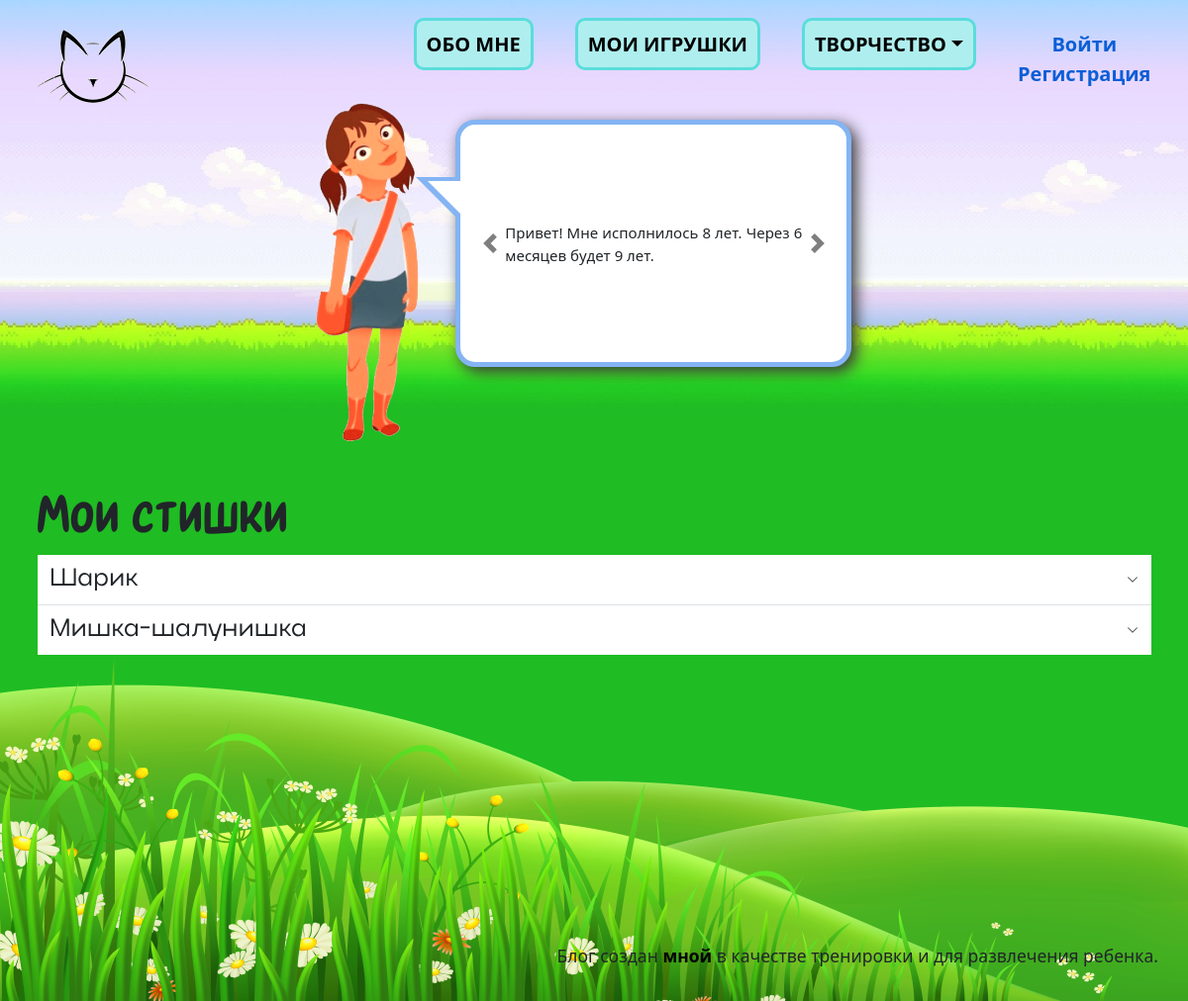
/poets/, run on the app's committed database.
### information/models.py (models this page shows, shortened)
class Info(models.Model):
    name = models.CharField(max_length=100, verbose_name='О чём информация')
    text = RichTextField(verbose_name='Текст')
    is_published = models.BooleanField(default=False, verbose_name='Опубликовано?')
    date_created = models.DateTimeField(auto_now_add=True)
    class Meta:
        verbose_name_plural='Информация'

### poets/models.py (models this page shows, shortened)
class Poets(models.Model):
    image = models.ForeignKey(Image, on_delete=models.SET_NULL, null=True, blank=True, verbose_name='Изображение')
    name = models.CharField(max_length=50, null=True, blank=True, verbose_name='Название')
    content = RichTextField(null=True, blank=True, verbose_name='Текст')
    is_published = models.BooleanField(default=False, verbose_name='Опубликовано?')
    date_poets = models.DateField(null=True, blank=True, verbose_name='Дата изготовления')
    date_created = models.DateTimeField(auto_now_add=True, null=True, verbose_name='Дата создания')
    date_published = models.DateField(null=True, blank=True, verbose_name='Дата публикации')
    class Meta:
        verbose_name_plural = 'Стихи'

### poets/views.py (the view)
# urls.py: path('', views.index, name='index'),
def index(request):
    return index_view(request, 'poets', 'creativity/poets/index.html')

### displaying_sections/models.py (called while the page is built)
    def get_url(self):
        return reverse (self.url_section)

### utils.py (called while the page is built)
def get_section():
    sections_list = Section.objects.filter(is_active=True)
    return sections_list

def get_info():
    info_list = Info.objects.filter(is_published=True)
    return info_list

### templates/creativity/poets/index.html (shortened to what this page needs)
{% extends 'base.html' %}
{% load custom_filters %}
{% block header %}<h1 class="header-content">Мои стишки</h1>{% endblock %}
{% block content %}
    {% if item_list %}
        <div class="accordion accordion-flush" id="accordionFlushExample">
        {% for item in item_list %}
            <div class="accordion-item position-relative">
                <h3 class="accordion-header name"">
                    <a href="#{{ item.id }}"
                       class="accordion-button collapsed"
                       data-bs-toggle="collapse"
                       data-bs-target="#collapse{{ item.id }}"
                       aria-expanded="false"
                       aria-controls="collapse{{ item.id }}"
                       role="button">{{ item.name }}
                    </a>
                </h3>
            </div>
        {% endfor %}
        </div>
    {% else %}
        <p class="fs-2">Этот раздел пока в разработке!</p>
    {% endif %}
{% endblock %}

### templates/information/info_cloud.html (shortened to what this page needs)
<div class="info-cloud">
    <div id="carouselExampleIndicators" class="carousel slide">
        <div class="carousel-inner">
            {% for info in info_list %}
                <div  class="carousel-item {% if forloop.first %}active{% endif %}">
                    {{ info.text|safe }}
                </div>
            {% endfor %}
        </div>
        {% if info_list|length > 1 %}
        <a role="button" class="carousel-control-prev" type="button" data-bs-target="#carouselExampleIndicators" data-bs-slide="prev">
            <span class="carousel-control-prev-icon" aria-hidden="true"></span>
        </a>
        <a role="button" class="carousel-control-next" type="button" data-bs-target="#carouselExampleIndicators" data-bs-slide="next">
            <span class="carousel-control-next-icon" aria-hidden="true"></span>
        </a>
        {% endif %}
       </div>
</div>

### static/css/style.css (style rules this page uses)
html { font-size: 10px; }
body { max-width: 1450px; margin: 0 auto; }
p, a, ul, li { margin: 0; padding: 0; }
.logout a, span { padding: 0; border: none; background: none; line-height: 1; }
.header-content { font-family: 'Architun-Med', serif; font-size: 6rem; }
.name a { text-decoration: none; font-size: 2.5rem; font-family: 'Actay-Reg', serif; }
.info-cloud { display: inline-block; position: relative; font-size: 1.5rem; left: 35px; top: -80px; text-align: justify; border: 5px solid #84B4F3FF; background-color: #fff; border-radius: 20px; -moz-border-radius: 20px; -webkit-border-radius: 20px; box-shadow: 5px 5px 20px #b6b6b6; -moz-box-shadow: 5px 5px 20px #b6b6b6; -webkit-box-shadow: 5px 5px 15px #393939; width: 400px; height: 250px; }
.info-cloud:before { content: ""; position: absolute; width: 0; height: 0; border: 21px solid; border-color: #84B4F3FF #84B4F3FF transparent transparent; left: -45px; top: 53px; }
.info-cloud:after { content: ""; position: absolute; width: 0; height: 0; border: 17px solid; border-color: #fff #fff transparent transparent; left: -33px; top: 57px; }
.slide { height: 100%; padding: 0 45px; }
.carousel-inner { height: 100%; }
.carousel-item, .carousel-item.active { height: 100%; position: relative; }
.carousel-item p, .carousel-item.active p { position: absolute; top: 50%; transform: translate(0, -50%); }

### data on the page
Info: text "Привет! Мне исполнилось 8 лет. Через 6 месяцев будет 9 лет."
Poets: name "Шарик"
Poets: name "Мишка-шалунишка"
